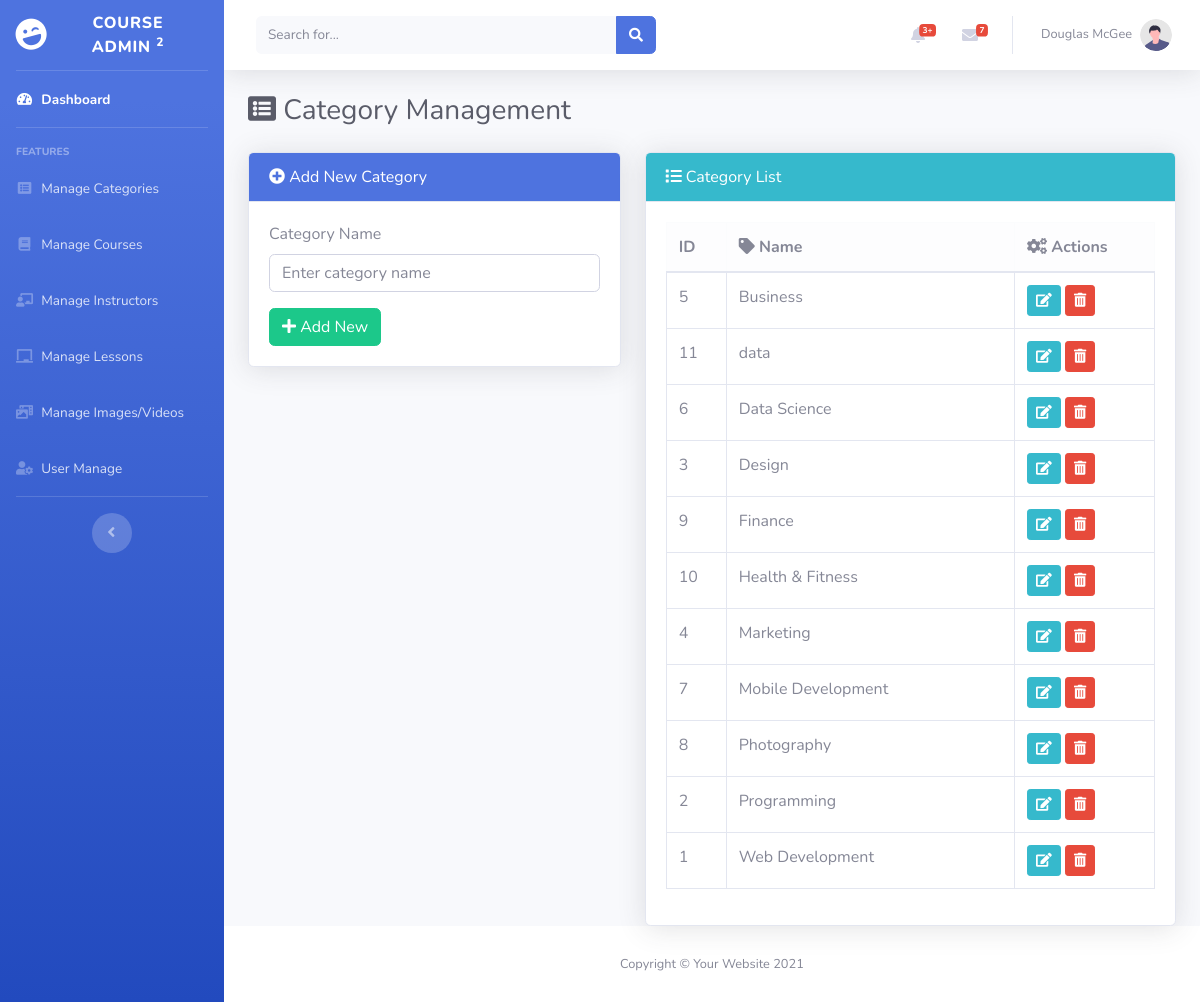
Screenshot of /admin/CategoryControllers.php with the database file from the repository.
### tables this page shows
CREATE TABLE `category` (
  `id` int(11) NOT NULL,
  `name` varchar(100) NOT NULL
);

### admin/CategoryControllers.php (the view, shortened to what this page needs)
<?php
require_once __DIR__ . '/../config/database.php';
$stmt = $pdo->query("SELECT * FROM category");
$categories = $stmt->fetchAll(PDO::FETCH_ASSOC);
$editCategory = null;
include 'admin_header.php';
?>
<div class="container-fluid">
    <h1 class="h3 mb-4 text-gray-800"><i class="fas fa-list-alt"></i> Category Management</h1>
    <div class="row">
        <div class="col-lg-5 mb-4">
            <div class="card shadow">
                <div class="card-header bg-primary text-white">
                    <i class="fas fa-plus-circle"></i> <?= $editCategory ? 'Edit Category' : 'Add New Category' ?>
                </div>
                <div class="card-body">
                    <form method="post" class="needs-validation" novalidate>
                        <div class="mb-3">
                            <label for="name" class="form-label">Category Name</label>
                            <input type="text" class="form-control" id="name" name="name"
                                placeholder="Enter category name" required value="<?= $editCategory['name'] ?? '' ?>">
                        </div>
                        <div>
                            <?php if ($editCategory): ?>
                            <button type="submit" name="edit" class="btn btn-warning"><i class="fas fa-save"></i>
                                Update</button>
                            <a href="CategoryControllers.php" class="btn btn-secondary"><i class="fas fa-times"></i>
                                Cancel</a>
                            <?php else: ?>
                            <button type="submit" name="add" class="btn btn-success"><i class="fas fa-plus"></i> Add
                                New</button>
                            <?php endif; ?>
                        </div>
                    </form>
                </div>
            </div>
        </div>
        <div class="col-lg-7">
            <div class="card shadow">
                <div class="card-header bg-info text-white">
                    <i class="fas fa-list"></i> Category List
                </div>
                <div class="card-body">
                    <div class="table-responsive">
                        <table class="table table-bordered table-hover align-middle">
                            <thead class="table-light">
                                <tr>
                                    <th style="width:60px;">ID</th>
                                    <th><i class="fas fa-tag"></i> Name</th>
                                    <th style="width:140px;"><i class="fas fa-cogs"></i> Actions</th>
                                </tr>
                            </thead>
                            <tbody>
                                <?php foreach ($categories as $cat): ?>
                                <tr>
                                    <td><?= $cat['id'] ?></td>
                                    <td><?= htmlspecialchars($cat['name']) ?></td>
                                    <td>
                                        <a href="?edit=<?= $cat['id'] ?>" class="btn btn-sm btn-info" title="Edit"><i
                                                class="fas fa-edit"></i></a>
                                        <a href="?delete=<?= $cat['id'] ?>" class="btn btn-sm btn-danger" title="Delete"
                                            onclick="return confirm('Are you sure you want to delete this category?')"><i
                                                class="fas fa-trash-alt"></i></a>
                                    </td>
                                </tr>
                                <?php endforeach; ?>
                            </tbody>
                        </table>
                    </div>
                </div>
            </div>
        </div>
    </div>
</div>
<?php include 'admin_footer.php'; ?>

### admin/admin_header.php (shortened to what this page needs)
<!DOCTYPE html>
<html lang="en">
<head>
    <link href="vendor/fontawesome-free/css/all.min.css" rel="stylesheet" type="text/css">
    <link href="css/sb-admin-2.min.css" rel="stylesheet">
</head>
<body id="page-top">
    <div id="wrapper">
        <ul class="navbar-nav bg-gradient-primary sidebar sidebar-dark accordion" id="accordionSidebar">
            <a class="sidebar-brand d-flex align-items-center justify-content-center" href="index.php">
                <div class="sidebar-brand-icon rotate-n-15">
                    <i class="fas fa-laugh-wink"></i>
                </div>
                <div class="sidebar-brand-text mx-3">COURSE Admin <sup>2</sup></div>
            </a>
            <hr class="sidebar-divider my-0">
            <li class="nav-item active">
                <a class="nav-link" href="index.php">
                    <i class="fas fa-fw fa-tachometer-alt"></i>
                    <span>Dashboard</span></a>
            </li>
            <hr class="sidebar-divider">
            <div class="sidebar-heading">Features</div>
            <li class="nav-item">
                <a class="nav-link" href="CategoryControllers.php">
                    <i class="fas fa-fw fa-list-alt"></i>
                    <span>Manage Categories</span></a>
            </li>
            <li class="nav-item">
                <a class="nav-link" href="CourseControllers.php">
                    <i class="fas fa-fw fa-book"></i>
                    <span>Manage Courses</span></a>
            </li>
            <li class="nav-item">
                <a class="nav-link" href="InstructorControllers.php">
                    <i class="fas fa-fw fa-chalkboard-teacher"></i>
                    <span>Manage Instructors</span></a>
            </li>
            <li class="nav-item">
                <a class="nav-link" href="LessionControllers.php">
                    <i class="fas fa-fw fa-chalkboard"></i>
                    <span>Manage Lessons</span></a>
            </li>
            <li class="nav-item">
                <a class="nav-link" href="image_videoController.php">
                    <i class="fas fa-fw fa-photo-video"></i>
                    <span>Manage Images/Videos</span></a>
            </li>
            <li class="nav-item">
                <a class="nav-link" href="UserControllers.php">
                    <i class="fas fa-fw fa-user-cog"></i>
                    <span>User Manage</span></a>
            </li>
            <hr class="sidebar-divider d-none d-md-block">
            <div class="text-center d-none d-md-inline">
                <button class="rounded-circle border-0" id="sidebarToggle"></button>
            </div>
        </ul>
        <div id="content-wrapper" class="d-flex flex-column">
            <div id="content">
                <nav class="navbar navbar-expand navbar-light bg-white topbar mb-4 static-top shadow">
                    <form
                        class="d-none d-sm-inline-block form-inline mr-auto ml-md-3 my-2 my-md-0 mw-100 navbar-search">
                        <div class="input-group">
                            <input type="text" class="form-control bg-light border-0 small" placeholder="Search for..."
                                aria-label="Search" aria-describedby="basic-addon2">
                            <div class="input-group-append">
                                <button class="btn btn-primary" type="button">
                                    <i class="fas fa-search fa-sm"></i>
                                </button>
                            </div>
                        </div>
                    </form>
                    <ul class="navbar-nav ml-auto">
                        <li class="nav-item dropdown no-arrow mx-1">
                            <a class="nav-link dropdown-toggle" href="#" id="alertsDropdown" role="button"
                                data-toggle="dropdown" aria-haspopup="true" aria-expanded="false">
                                <i class="fas fa-bell fa-fw"></i>
                                <span class="badge badge-danger badge-counter">3+</span>
                            </a>
                        </li>
                        <li class="nav-item dropdown no-arrow mx-1">
                            <a class="nav-link dropdown-toggle" href="#" id="messagesDropdown" role="button"
                                data-toggle="dropdown" aria-haspopup="true" aria-expanded="false">
                                <i class="fas fa-envelope fa-fw"></i>
                                <span class="badge badge-danger badge-counter">7</span>
                            </a>
                        </li>
                        <li class="nav-item dropdown no-arrow">
                            <a class="nav-link dropdown-toggle" href="#" id="userDropdown" role="button"
                                data-toggle="dropdown" aria-haspopup="true" aria-expanded="false">
                                <span class="mr-2 d-none d-lg-inline text-gray-600 small">Douglas McGee</span>
                                <img class="img-profile rounded-circle" src="img/undraw_profile.svg">
                            </a>
                        </li>
                    </ul>
                </nav>

### admin/admin_footer.php (shortened to what this page needs)
            </div>
            <footer class="sticky-footer bg-white">
                <div class="container my-auto">
                    <div class="copyright text-center my-auto">
                        <span>Copyright &copy; Your Website 2021</span>
                    </div>
                </div>
            </footer>
        </div>
    </div>
</body>
</html>

### rows the page displays
category: id "5", name "Business"
category: id "11", name "data"
category: id "6", name "Data Science"
category: id "3", name "Design"
category: id "9", name "Finance"
category: id "10", name "Health & Fitness"
category: id "4", name "Marketing"
category: id "7", name "Mobile Development"
category: id "8", name "Photography"
category: id "2", name "Programming"
category: id "1", name "Web Development"
